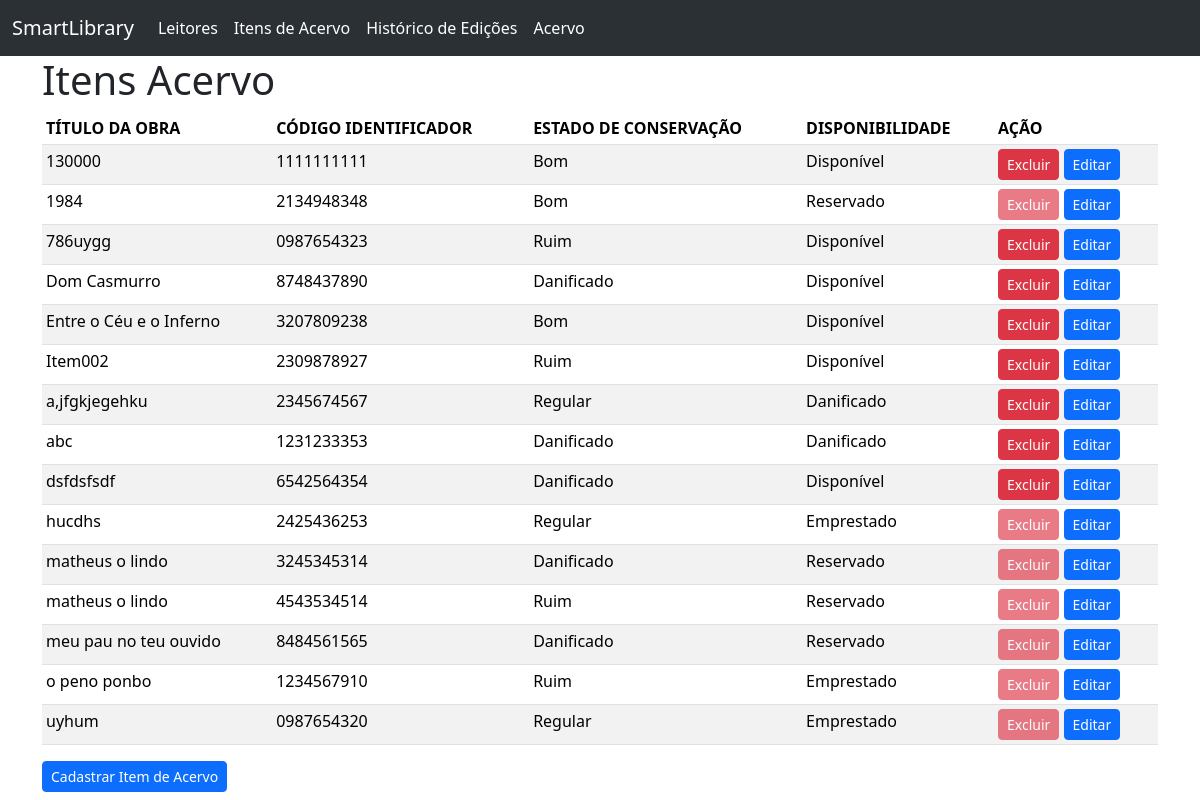
/collection-item/, run on an earlier commit of the app's database.
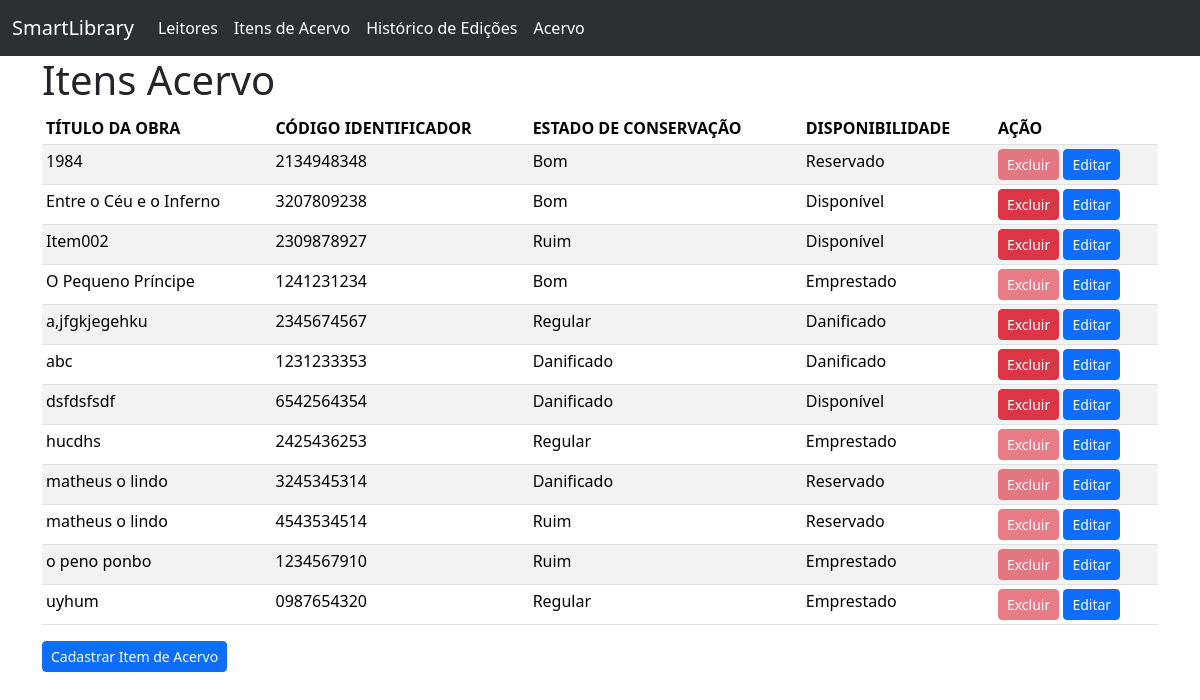
And on a later commit of the database.
### collection_item/models.py (models this page shows, shortened)
class CollectionItem(models.Model):
    ESTADO_CONSEVACAO = {
        "Bom": "Bom",
        "Regular": "Regular",
        "Ruim": "Ruim",
        "Danificado": "Danificado",
    }
    ESTADO_DISPONIVEL = {
        "Disponível": "Disponível",
        "Emprestado": "Emprestado",
        "Reservado": "Reservado",
    }
    title = models.CharField(
        verbose_name="Título da Obra",
        max_length=50,
        null=False,
        blank=False,
    )
    id_code = models.CharField(
        verbose_name="Código Identificador",
        max_length=10,
        primary_key=True,
        validators=[id_code_validator],
    )
    preservation = models.CharField(
        verbose_name="Estado de Conservação",
        max_length=10,
        choices=ESTADO_CONSEVACAO,
        null=False,
        blank=False,
    )
    availability = models.CharField(
        verbose_name="Disponibilidade",
        max_length=10,
        choices=ESTADO_DISPONIVEL,
        null=False,
        blank=False,
    )
    entry_date = models.DateField(
        auto_now_add=True,
        null=False,
        blank=False,
    )
    class Meta:
        ordering = ["title"]
        verbose_name = "Item do Acervo"
        verbose_name_plural = "Itens do Acervo"

### collection_item/views.py (the view)
class CollectionItemListView(ListView):
    model = CollectionItem

### collection_item/templates/collection_item/collectionitem_list.html (shortened to what this page needs)
{%extends "base.html"%}
{% block main_content %}
    <h1>Itens Acervo</h1>
    {% if collectionitem_list %}
    <div class="table-responsive">
        <table class="table table-striped table-hover table-sm">
            <thead>
                <tr>
                    <th scope="col">TÍTULO DA OBRA</th>
                    <th scope="col">CÓDIGO IDENTIFICADOR</th>
                    <th scope="col">ESTADO DE CONSERVAÇÃO</th>
                    <th scope="col">DISPONIBILIDADE</th>
                    <th scope="col">AÇÃO</th>
                </tr>
            </thead>
            <tbody>
                {% for item in collectionitem_list %}
                    <tr>
                        <td scope="row"> {{ item.title|truncatechars:50 }} </td>
                        <td> {{ item.id_code }} </td>
                        <td> {{ item.preservation }} </td>
                        <td> {{ item.availability }} </td>
                        <td>
                            <a href="{% url "collection_item_delete" pk=item.id_code %}" class="btn btn-danger btn-sm
                            {% if item.availability == "Emprestado" or item.availability == "Reservado" %}disabled{% endif %}
                            ">Excluir</a>
                            <a href="{% url "collection_item_update" pk=item.id_code %}" class="btn btn-primary btn-sm">Editar</a>
                        </td>
                    </tr>
                {% endfor %}
            </tbody>
        </table>
    </div>
    {% else %}
        <p>Não tem nada cadastrado ainda</p>
    {% endif %}
    <a href="{% url "collection_item_create" %}" class="btn btn-primary btn-sm">Cadastrar Item de Acervo</a>
{% endblock main_content %}

### user/templates/base.html (shortened to what this page needs)
<!DOCTYPE html>
<html lang="pt-br">
<head>
    <link href="https://cdn.jsdelivr.net/npm/bootstrap@5.3.6/dist/css/bootstrap.min.css" rel="stylesheet">
</head>
<body>
    <nav class="navbar navbar-expand-lg bg-body-tertiary" data-bs-theme="dark">
        <div class="container-fluid">
            <a class="navbar-brand" href="{% url "home_page" %}">SmartLibrary</a>
            <div class="collapse navbar-collapse" id="navbarNavDropdown">
                <ul class="navbar-nav">
                    <li class="nav-item">
                        <a class="nav-link active" aria-current="page" href="{% url "user_list" %}">Leitores</a>
                    </li>
                    <li class="nav-item">
                        <a class="nav-link active" aria-current="page" href="{% url "collection_item_list" %}">Itens de Acervo</a>
                    </li>
                    <li class="nav-item">
                        <a class="nav-link active" aria-current="page" href="{% url "collection_item_history" %}">Histórico de Edições</a>
                    </li>
                    <li class="nav-item">
                        <a class="nav-link active" aria-current="page" href="{% url "collection_list" %}">Acervo</a>
                    </li>
                </ul>
            </div>
        </div>
    </nav>
    <main class="container">
        {% block main_content %}
        {% endblock main_content %}
    </main>
</body>
</html>

What changed in the data, as far as the page shows it:
removed CollectionItem: title "130000", id_code "1111111111", preservation "Bom", availability "Disponível"
removed CollectionItem: title "786uygg", id_code "0987654323", preservation "Ruim", availability "Disponível"
removed CollectionItem: title "Dom Casmurro", id_code "8748437890", preservation "Danificado", availability "Disponível"
removed CollectionItem: title "meu pau no teu ouvido", id_code "8484561565", preservation "Danificado", availability "Reservado"
added CollectionItem: title "O Pequeno Príncipe", id_code "1241231234", preservation "Bom", availability "Emprestado"
